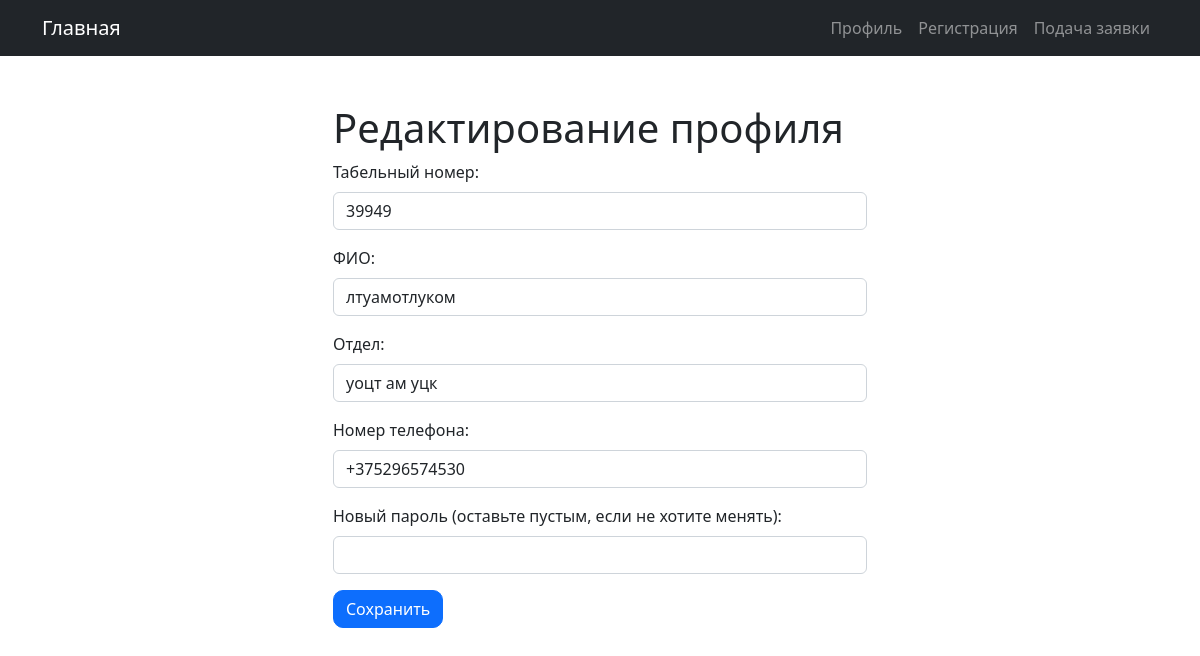
The app's page /edit_profile (signed in), older data.
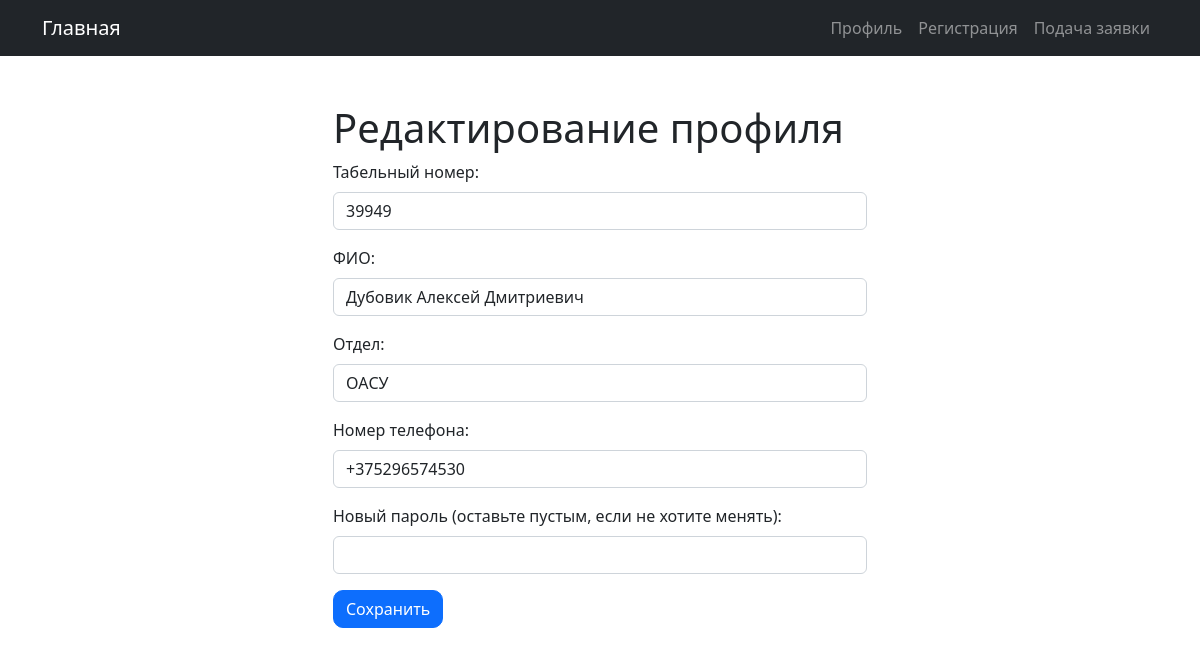
The same page, newer data.
### app.py (models this page shows, shortened)
class WUser(db.Model, UserMixin):
    id = db.Column(db.Integer, primary_key=True, autoincrement=True)
    tab_number = db.Column(db.String(20), unique=True, nullable=False)
    phone_number = db.Column(db.String(20), nullable=True)
    department = db.Column(db.String(40), nullable=False)
    full_name = db.Column(db.String(40), nullable=False)
    password_hash = db.Column(db.String(1024), nullable=False)
    is_admin = db.Column(db.Boolean, default=False)

### app.py (the view, shortened to what this page needs)
@app.route('/edit_profile', methods=['GET', 'POST'])
@login_required
def edit_profile():
    user = WUser.query.get(current_user.id)
    return render_template('edit_profile.html', user=user)

### app.py (called while the page is built)
@login_manager.user_loader
def load_user(user_id):
    return WUser.query.get(int(user_id))

### templates/edit_profile.html (shortened to what this page needs)
{% extends 'base.html' %}
{% block content %}
    <div class="container py-5">
        <div class="row justify-content-center">
            <div class="col-md-6">
                <h1>Редактирование профиля</h1>
                <form method="POST" action="{{ url_for('edit_profile') }}">
                    <div class="form-group">
                        <label for="tab_number">Табельный номер:</label>
                        <input type="text" class="form-control" id="tab_number" name="tab_number" value="{{ user.tab_number }}" required>
                    </div>
                    <div class="form-group">
                        <label for="full_name">ФИО:</label>
                        <input type="text" class="form-control" id="full_name" name="full_name" value="{{ user.full_name }}" required>
                    </div>
                    <div class="form-group">
                        <label for="department">Отдел:</label>
                        <input type="text" class="form-control" id="department" name="department" value="{{ user.department }}" required>
                    </div>
                    <div class="form-group">
                        <label for="phone_number">Номер телефона:</label>
                        <input type="text" class="form-control" id="phone_number" name="phone_number" value="{{ user.phone_number }}" required>
                    </div>
                    <div class="form-group">
                        <label for="password">Новый пароль (оставьте пустым, если не хотите менять):</label>
                        <input type="password" class="form-control" id="password" name="password">
                    </div>
                    <button type="submit" class="btn btn-primary">Сохранить</button>
                </form>
            </div>
        </div>
    </div>
{% endblock %}

### templates/base.html (shortened to what this page needs)
<!DOCTYPE html>
<html lang="ru">
<head>
    <link rel="stylesheet" href="https://stackpath.bootstrapcdn.com/bootstrap/4.5.2/css/bootstrap.min.css">
    <link href="https://cdn.jsdelivr.net/npm/bootstrap@5.2.3/dist/css/bootstrap.min.css" rel="stylesheet">
    <link rel="stylesheet" href="https://cdnjs.cloudflare.com/ajax/libs/font-awesome/4.7.0/css/font-awesome.min.css">
    <link rel="stylesheet" href="{{ url_for('static', filename='custom.css') }}">
</head>
<body class="body-overlay">
<nav class="navbar navbar-expand-lg navbar-dark bg-dark">
    <div class="container">
        <a class="navbar-brand" href="{{ url_for('index') }}">Главная</a>
        <div class="collapse navbar-collapse justify-content-end"
             id="navbarNav">
            <ul class="navbar-nav">
                <li class="nav-item">
                    <a class="nav-link" href="{{ url_for('profile') }}">Профиль</a>
                </li>
                <li class="nav-item">
                    <a class="nav-link" href="{{ url_for('register') }}">Регистрация</a>
                </li>
                <li class="nav-item">
                    <a class="nav-link" href="{{ url_for('application') }}">Подача заявки</a>
                </li>
            </ul>
        </div>
    </div>
</nav>
<div class="container">
    {% block content %}
    {% endblock %}
</div>
</body>
</html>

### static/custom.css (style rules this page uses)
body { background-size: contain; }
.btn { border-radius: 10px; }

Row changes from the older to the newer data that the page shows:
changed WUser: full_name "лтуамотлуком" → "Дубовик Алексей Дмитриевич"; department "уоцт ам уцк" → "ОАСУ"
